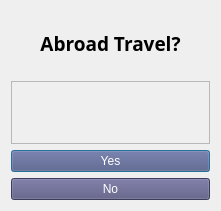
   <widget class="QWidget" name="gridLayoutWidget">
    <property name="geometry">
     <rect>
      <x>260</x>
      <y>510</y>
      <width>221</width>
      <height>211</height>
     </rect>
    </property>
    <layout class="QGridLayout" name="gridLayout">
     <item row="4" column="0">
      <widget class="QPushButton" name="no_button_9">
       <property name="enabled">
        <bool>true</bool>
       </property>
       <property name="autoFillBackground">
        <bool>false</bool>
       </property>
       <property name="styleSheet">
        <string notr="true">font: 12pt &quot;Broadway&quot;;
color: rgb(255, 255, 255);
background-color: rgb(85, 85, 127);</string>
       </property>
       <property name="text">
        <string>No</string>
       </property>
      </widget>
     </item>
     <item row="2" column="0">
      <widget class="QLabel" name="label_4">
       <property name="frameShape">
        <enum>QFrame::StyledPanel</enum>
       </property>
       <property name="text">
        <string/>
       </property>
       <property name="pixmap">
        <pixmap resource="resource.qrc">:/newPrefix/1.png</pixmap>
       </property>
       <property name="scaledContents">
        <bool>true</bool>
       </property>
      </widget>
     </item>
     <item row="3" column="0">
      <widget class="QPushButton" name="yes_button_9">
       <property name="enabled">
        <bool>true</bool>
       </property>
       <property name="autoFillBackground">
        <bool>false</bool>
       </property>
       <property name="styleSheet">
        <string notr="true">font: 12pt &quot;Broadway&quot;;
color: rgb(255, 255, 255);
background-color: rgb(85, 85, 127);</string>
       </property>
       <property name="text">
        <string>Yes</string>
       </property>
       <property name="checkable">
        <bool>true</bool>
       </property>
       <property name="autoExclusive">
        <bool>false</bool>
       </property>
       <property name="autoDefault">
        <bool>true</bool>
       </property>
       <property name="default">
        <bool>true</bool>
       </property>
       <property name="flat">
        <bool>false</bool>
       </property>
      </widget>
     </item>
     <item row="1" column="0">
      <widget class="QLabel" name="label_16">
       <property name="font">
        <font>
         <family>Century Gothic</family>
         <pointsize>14</pointsize>
         <weight>75</weight>
         <bold>true</bold>
        </font>
       </property>
       <property name="text">
        <string>Abroad Travel?</string>
       </property>
       <property name="alignment">
        <set>Qt::AlignCenter</set>
       </property>
      </widget>
     </item>
    </layout>
   </widget>
